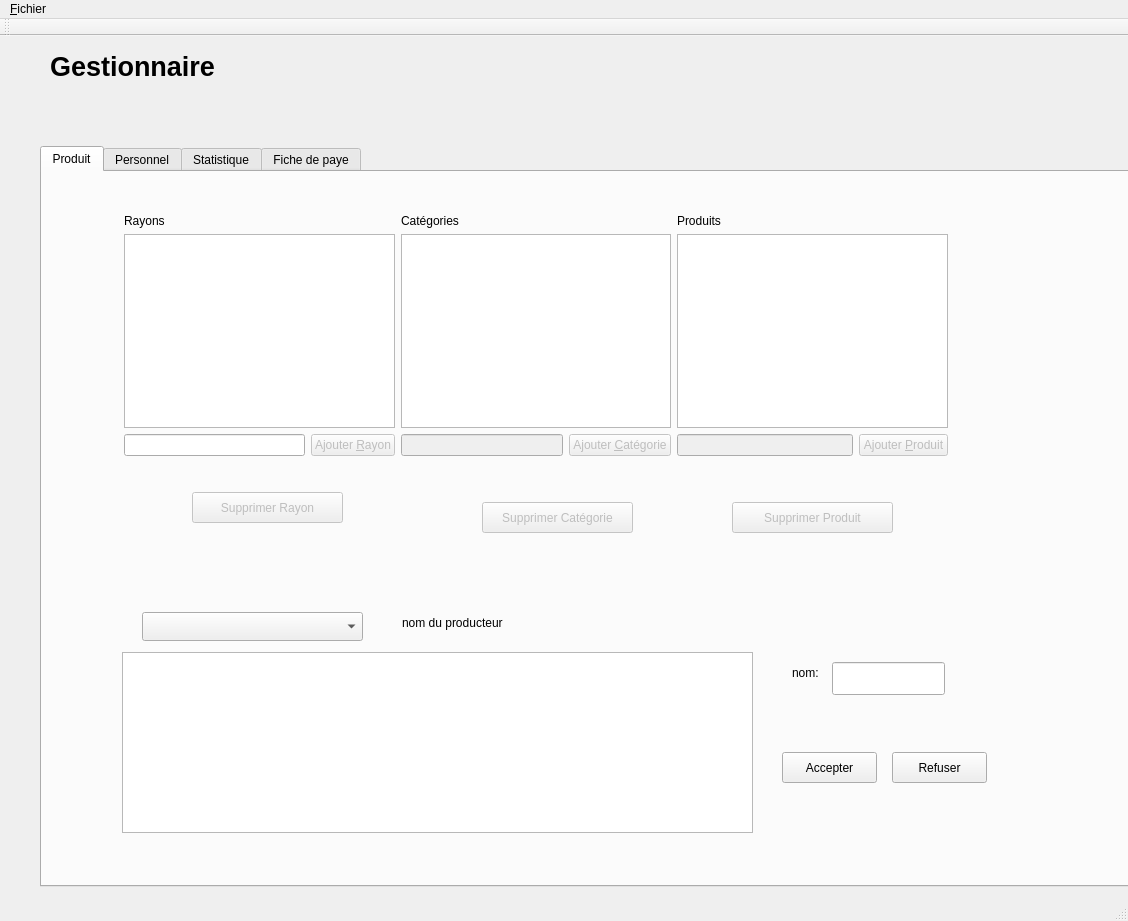
<?xml version="1.0" encoding="UTF-8"?>
<ui version="4.0">
 <class>MainWindow</class>
 <widget class="QMainWindow" name="MainWindow">
  <property name="geometry">
   <rect>
    <x>0</x>
    <y>0</y>
    <width>1128</width>
    <height>921</height>
   </rect>
  </property>
  <property name="windowTitle">
   <string>ApplicGestionnaire</string>
  </property>
  <widget class="QWidget" name="centralWidget">
   <widget class="QTabWidget" name="tabWidgetGestionnaire">
    <property name="geometry">
     <rect>
      <x>40</x>
      <y>110</y>
      <width>1581</width>
      <height>741</height>
     </rect>
    </property>
    <property name="currentIndex">
     <number>0</number>
    </property>
    <widget class="QWidget" name="tabProduit">
     <property name="cursor">
      <cursorShape>ArrowCursor</cursorShape>
     </property>
     <attribute name="title">
      <string>Produit</string>
     </attribute>
     <widget class="QPushButton" name="pushButtonDeleteRayon">
      <property name="enabled">
       <bool>false</bool>
      </property>
      <property name="geometry">
       <rect>
        <x>150</x>
        <y>320</y>
        <width>151</width>
        <height>31</height>
       </rect>
      </property>
      <property name="text">
       <string>Supprimer Rayon</string>
      </property>
     </widget>
     <widget class="QPushButton" name="pushButtonDeleteCat">
      <property name="enabled">
       <bool>false</bool>
      </property>
      <property name="geometry">
       <rect>
        <x>440</x>
        <y>330</y>
        <width>151</width>
        <height>31</height>
       </rect>
      </property>
      <property name="text">
       <string>Supprimer Catégorie</string>
      </property>
     </widget>
     <widget class="QPushButton" name="pushButtonDeleteProd">
      <property name="enabled">
       <bool>false</bool>
      </property>
      <property name="geometry">
       <rect>
        <x>690</x>
        <y>330</y>
        <width>161</width>
        <height>31</height>
       </rect>
      </property>
      <property name="text">
       <string>Supprimer Produit</string>
      </property>
     </widget>
     <widget class="QComboBox" name="comboBoxDemandeProd">
      <property name="geometry">
       <rect>
        <x>100</x>
        <y>440</y>
        <width>221</width>
        <height>29</height>
       </rect>
      </property>
     </widget>
     <widget class="QLineEdit" name="lineEdit">
      <property name="geometry">
       <rect>
        <x>790</x>
        <y>490</y>
        <width>113</width>
        <height>33</height>
       </rect>
      </property>
     </widget>
     <widget class="QPushButton" name="pushButton">
      <property name="geometry">
       <rect>
        <x>740</x>
        <y>580</y>
        <width>95</width>
        <height>31</height>
       </rect>
      </property>
      <property name="text">
       <string>Accepter</string>
      </property>
     </widget>
     <widget class="QPushButton" name="pushButton_2">
      <property name="geometry">
       <rect>
        <x>850</x>
        <y>580</y>
        <width>95</width>
        <height>31</height>
       </rect>
      </property>
      <property name="text">
       <string>Refuser</string>
      </property>
     </widget>
     <widget class="QLabel" name="label_17">
      <property name="geometry">
       <rect>
        <x>750</x>
        <y>490</y>
        <width>66</width>
        <height>21</height>
       </rect>
      </property>
      <property name="text">
       <string>nom:</string>
      </property>
     </widget>
     <widget class="QLabel" name="label_18">
      <property name="geometry">
       <rect>
        <x>360</x>
        <y>440</y>
        <width>151</width>
        <height>21</height>
       </rect>
      </property>
      <property name="text">
       <string>nom du producteur</string>
      </property>
     </widget>
     <widget class="QWidget" name="layoutWidget">
      <property name="geometry">
       <rect>
        <x>71</x>
        <y>31</y>
        <width>846</width>
        <height>264</height>
       </rect>
      </property>
      <layout class="QHBoxLayout" name="horizontalLayout_4">
       <item>
        <layout class="QVBoxLayout" name="verticalLayout">
         <item>
          <widget class="QLabel" name="label_5">
           <property name="text">
            <string>Rayons</string>
           </property>
          </widget>
         </item>
         <item>
          <widget class="QListWidget" name="listWidgetRayon"/>
         </item>
         <item>
          <layout class="QHBoxLayout" name="horizontalLayout">
           <item>
            <widget class="QLineEdit" name="lineEditRayon"/>
           </item>
           <item>
            <widget class="QPushButton" name="pushButtonAddRayon">
             <property name="enabled">
              <bool>false</bool>
             </property>
             <property name="text">
              <string>Ajouter &amp;Rayon</string>
             </property>
            </widget>
           </item>
          </layout>
         </item>
        </layout>
       </item>
       <item>
        <layout class="QVBoxLayout" name="verticalLayout_2">
         <item>
          <widget class="QLabel" name="label_10">
           <property name="text">
            <string>Catégories</string>
           </property>
          </widget>
         </item>
         <item>
          <widget class="QListWidget" name="listWidgetCategorie"/>
         </item>
         <item>
          <layout class="QHBoxLayout" name="horizontalLayout_2">
           <item>
            <widget class="QLineEdit" name="lineEditCategorie">
             <property name="enabled">
              <bool>false</bool>
             </property>
             <property name="text">
              <string/>
             </property>
            </widget>
           </item>
           <item>
            <widget class="QPushButton" name="pushButtonAddCategorie">
             <property name="enabled">
              <bool>false</bool>
             </property>
             <property name="text">
              <string>Ajouter &amp;Catégorie</string>
             </property>
            </widget>
           </item>
          </layout>
         </item>
        </layout>
       </item>
       <item>
        <layout class="QVBoxLayout" name="verticalLayout_3">
         <item>
          <widget class="QLabel" name="label_13">
           <property name="text">
            <string>Produits</string>
           </property>
          </widget>
         </item>
         <item>
          <widget class="QListWidget" name="listWidgetProduit"/>
         </item>
         <item>
          <layout class="QHBoxLayout" name="horizontalLayout_3">
           <item>
            <widget class="QLineEdit" name="lineEditProduit">
             <property name="enabled">
              <bool>false</bool>
             </property>
            </widget>
           </item>
           <item>
            <widget class="QPushButton" name="pushButtonAddProduit">
             <property name="enabled">
              <bool>false</bool>
             </property>
             <property name="text">
              <string>Ajouter &amp;Produit</string>
             </property>
            </widget>
           </item>
          </layout>
         </item>
        </layout>
       </item>
      </layout>
     </widget>
     <widget class="QPlainTextEdit" name="plainTextEditDemandeProd">
      <property name="geometry">
       <rect>
        <x>80</x>
        <y>480</y>
        <width>631</width>
        <height>181</height>
       </rect>
      </property>
     </widget>
     <zorder>layoutWidget</zorder>
     <zorder>pushButtonDeleteRayon</zorder>
     <zorder>pushButtonDeleteCat</zorder>
     <zorder>pushButtonDeleteProd</zorder>
     <zorder>comboBoxDemandeProd</zorder>
     <zorder>lineEdit</zorder>
     <zorder>pushButton</zorder>
     <zorder>pushButton_2</zorder>
     <zorder>label_17</zorder>
     <zorder>label_18</zorder>
     <zorder>plainTextEditDemandeProd</zorder>
    </widget>
    <widget class="QWidget" name="tabPersonnel">
     <attribute name="title">
      <string>Personnel</string>
     </attribute>
     <widget class="QLabel" name="label">
      <property name="geometry">
       <rect>
        <x>50</x>
        <y>20</y>
        <width>81</width>
        <height>26</height>
       </rect>
      </property>
      <property name="font">
       <font>
        <pointsize>14</pointsize>
       </font>
      </property>
      <property name="text">
       <string>Employés</string>
      </property>
     </widget>
     <widget class="QLabel" name="label_3">
      <property name="geometry">
       <rect>
        <x>640</x>
        <y>120</y>
        <width>81</width>
        <height>21</height>
       </rect>
      </property>
      <property name="text">
       <string>Prénom:</string>
      </property>
     </widget>
     <widget class="QLabel" name="label_4">
      <property name="geometry">
       <rect>
        <x>640</x>
        <y>150</y>
        <width>91</width>
        <height>21</height>
       </rect>
      </property>
      <property name="text">
       <string>Nom:</string>
      </property>
     </widget>
     <widget class="QLabel" name="label_6">
      <property name="geometry">
       <rect>
        <x>640</x>
        <y>250</y>
        <width>91</width>
        <height>21</height>
       </rect>
      </property>
      <property name="text">
       <string>Code Postal:</string>
      </property>
     </widget>
     <widget class="QLabel" name="label_7">
      <property name="geometry">
       <rect>
        <x>650</x>
        <y>190</y>
        <width>67</width>
        <height>21</height>
       </rect>
      </property>
      <property name="text">
       <string>Pays:</string>
      </property>
     </widget>
     <widget class="QLabel" name="label_8">
      <property name="geometry">
       <rect>
        <x>640</x>
        <y>280</y>
        <width>67</width>
        <height>21</height>
       </rect>
      </property>
      <property name="text">
       <string>Ville</string>
      </property>
     </widget>
     <widget class="QLabel" name="label_9">
      <property name="geometry">
       <rect>
        <x>640</x>
        <y>320</y>
        <width>81</width>
        <height>21</height>
       </rect>
      </property>
      <property name="text">
       <string>Adresse 1:</string>
      </property>
     </widget>
     <widget class="QLabel" name="label_11">
      <property name="geometry">
       <rect>
        <x>640</x>
        <y>400</y>
        <width>67</width>
        <height>21</height>
       </rect>
      </property>
      <property name="text">
       <string>Email @ :</string>
      </property>
     </widget>
     <widget class="QLabel" name="label_12">
      <property name="geometry">
       <rect>
        <x>700</x>
        <y>500</y>
        <width>67</width>
        <height>21</height>
       </rect>
      </property>
      <property name="text">
       <string>Type :</string>
      </property>
     </widget>
     <widget class="QLineEdit" name="lineEditPrenom">
      <property name="geometry">
       <rect>
        <x>730</x>
        <y>110</y>
        <width>113</width>
        <height>31</height>
       </rect>
      </property>
     </widget>
     <widget class="QLineEdit" name="lineEditNom">
      <property name="geometry">
       <rect>
        <x>730</x>
        <y>150</y>
        <width>113</width>
        <height>31</height>
       </rect>
      </property>
     </widget>
     <widget class="QComboBox" name="comboBoxPays">
      <property name="geometry">
       <rect>
        <x>740</x>
        <y>190</y>
        <width>85</width>
        <height>31</height>
       </rect>
      </property>
     </widget>
     <widget class="QLineEdit" name="lineEditEmail">
      <property name="geometry">
       <rect>
        <x>730</x>
        <y>390</y>
        <width>113</width>
        <height>31</height>
       </rect>
      </property>
     </widget>
     <widget class="QRadioButton" name="radioButtonGestionnaire">
      <property name="geometry">
       <rect>
        <x>770</x>
        <y>480</y>
        <width>108</width>
        <height>26</height>
       </rect>
      </property>
      <property name="text">
       <string>Gestionaire</string>
      </property>
     </widget>
     <widget class="QRadioButton" name="radioButtonControlleur">
      <property name="geometry">
       <rect>
        <x>770</x>
        <y>510</y>
        <width>108</width>
        <height>26</height>
       </rect>
      </property>
      <property name="text">
       <string>Controlleur</string>
      </property>
     </widget>
     <widget class="QLabel" name="label_14">
      <property name="geometry">
       <rect>
        <x>620</x>
        <y>70</y>
        <width>91</width>
        <height>21</height>
       </rect>
      </property>
      <property name="text">
       <string>Pseudonyme :</string>
      </property>
     </widget>
     <widget class="QLineEdit" name="lineEditLogin">
      <property name="geometry">
       <rect>
        <x>730</x>
        <y>70</y>
        <width>113</width>
        <height>31</height>
       </rect>
      </property>
      <property name="text">
       <string/>
      </property>
     </widget>
     <widget class="QTableWidget" name="tableWidgetEmploye">
      <property name="geometry">
       <rect>
        <x>52</x>
        <y>62</y>
        <width>531</width>
        <height>561</height>
       </rect>
      </property>
      <property name="selectionMode">
       <enum>QAbstractItemView::SingleSelection</enum>
      </property>
      <property name="selectionBehavior">
       <enum>QAbstractItemView::SelectRows</enum>
      </property>
      <column>
       <property name="text">
        <string>Nom</string>
       </property>
      </column>
      <column>
       <property name="text">
        <string>Prenom</string>
       </property>
      </column>
      <column>
       <property name="text">
        <string>Email</string>
       </property>
      </column>
      <column>
       <property name="text">
        <string>login</string>
       </property>
      </column>
      <column>
       <property name="text">
        <string>Date embauche</string>
       </property>
      </column>
     </widget>
     <widget class="QPushButton" name="pushButtonAddEmploye">
      <property name="enabled">
       <bool>false</bool>
      </property>
      <property name="geometry">
       <rect>
        <x>810</x>
        <y>590</y>
        <width>85</width>
        <height>31</height>
       </rect>
      </property>
      <property name="text">
       <string>&amp;Ajouter</string>
      </property>
     </widget>
     <widget class="QPushButton" name="pushButtonModifierEmploye">
      <property name="enabled">
       <bool>false</bool>
      </property>
      <property name="geometry">
       <rect>
        <x>670</x>
        <y>590</y>
        <width>85</width>
        <height>31</height>
       </rect>
      </property>
      <property name="text">
       <string>&amp;Modifier</string>
      </property>
     </widget>
     <widget class="QPushButton" name="pushButtonSuppEmploye">
      <property name="enabled">
       <bool>false</bool>
      </property>
      <property name="geometry">
       <rect>
        <x>490</x>
        <y>640</y>
        <width>85</width>
        <height>31</height>
       </rect>
      </property>
      <property name="text">
       <string>&amp;Supprimer</string>
      </property>
     </widget>
     <widget class="QLineEdit" name="lineEditPostalCode">
      <property name="geometry">
       <rect>
        <x>740</x>
        <y>240</y>
        <width>113</width>
        <height>31</height>
       </rect>
      </property>
     </widget>
     <widget class="QLineEdit" name="lineEditTown">
      <property name="geometry">
       <rect>
        <x>720</x>
        <y>280</y>
        <width>113</width>
        <height>31</height>
       </rect>
      </property>
     </widget>
     <widget class="QLineEdit" name="lineEditAdress">
      <property name="geometry">
       <rect>
        <x>730</x>
        <y>320</y>
        <width>113</width>
        <height>31</height>
       </rect>
      </property>
     </widget>
     <widget class="QLabel" name="label_16">
      <property name="geometry">
       <rect>
        <x>620</x>
        <y>540</y>
        <width>191</width>
        <height>21</height>
       </rect>
      </property>
      <property name="text">
       <string>Numéro de sécurité social:</string>
      </property>
     </widget>
     <widget class="QLineEdit" name="lineEditSSNb">
      <property name="geometry">
       <rect>
        <x>800</x>
        <y>540</y>
        <width>171</width>
        <height>31</height>
       </rect>
      </property>
      <property name="inputMask">
       <string>999999999999999</string>
      </property>
     </widget>
     <widget class="QPushButton" name="pushButtonClearPers">
      <property name="geometry">
       <rect>
        <x>750</x>
        <y>650</y>
        <width>97</width>
        <height>31</height>
       </rect>
      </property>
      <property name="text">
       <string>&amp;Clear</string>
      </property>
     </widget>
    </widget>
    <widget class="QWidget" name="tab">
     <attribute name="title">
      <string>Statistique</string>
     </attribute>
    </widget>
    <widget class="QWidget" name="tabPaye">
     <property name="accessibleName">
      <string/>
     </property>
     <attribute name="title">
      <string>Fiche de paye</string>
     </attribute>
     <widget class="QLabel" name="label_2">
      <property name="geometry">
       <rect>
        <x>50</x>
        <y>10</y>
        <width>67</width>
        <height>21</height>
       </rect>
      </property>
      <property name="text">
       <string>TextLabel</string>
      </property>
     </widget>
     <widget class="QListWidget" name="listWidget">
      <property name="geometry">
       <rect>
        <x>30</x>
        <y>60</y>
        <width>641</width>
        <height>311</height>
       </rect>
      </property>
     </widget>
     <widget class="QPushButton" name="pushButton_4">
      <property name="geometry">
       <rect>
        <x>570</x>
        <y>390</y>
        <width>95</width>
        <height>31</height>
       </rect>
      </property>
      <property name="text">
       <string>&amp;Payer</string>
      </property>
     </widget>
    </widget>
   </widget>
   <widget class="QLabel" name="labelGestionnaire">
    <property name="geometry">
     <rect>
      <x>50</x>
      <y>20</y>
      <width>171</width>
      <height>21</height>
     </rect>
    </property>
    <property name="font">
     <font>
      <pointsize>20</pointsize>
      <weight>75</weight>
      <bold>true</bold>
     </font>
    </property>
    <property name="text">
     <string>Gestionnaire</string>
    </property>
   </widget>
  </widget>
  <widget class="QMenuBar" name="menuBar">
   <property name="geometry">
    <rect>
     <x>0</x>
     <y>0</y>
     <width>1128</width>
     <height>27</height>
    </rect>
   </property>
   <widget class="QMenu" name="menu_Fichier">
    <property name="title">
     <string>&amp;Fichier</string>
    </property>
    <addaction name="action_Quitter"/>
   </widget>
   <addaction name="menu_Fichier"/>
  </widget>
  <widget class="QToolBar" name="mainToolBar">
   <attribute name="toolBarArea">
    <enum>TopToolBarArea</enum>
   </attribute>
   <attribute name="toolBarBreak">
    <bool>false</bool>
   </attribute>
  </widget>
  <widget class="QStatusBar" name="statusBar"/>
  <action name="action_Quitter">
   <property name="text">
    <string>&amp;Quitter</string>
   </property>
  </action>
 </widget>
 <layoutdefault spacing="6" margin="11"/>
 <tabstops>
  <tabstop>tabWidgetGestionnaire</tabstop>
  <tabstop>lineEditLogin</tabstop>
  <tabstop>lineEditPrenom</tabstop>
  <tabstop>lineEditNom</tabstop>
  <tabstop>comboBoxPays</tabstop>
  <tabstop>lineEditPostalCode</tabstop>
  <tabstop>lineEditTown</tabstop>
  <tabstop>lineEditAdress</tabstop>
  <tabstop>lineEditEmail</tabstop>
  <tabstop>radioButtonGestionnaire</tabstop>
  <tabstop>radioButtonControlleur</tabstop>
  <tabstop>lineEditSSNb</tabstop>
  <tabstop>pushButtonAddEmploye</tabstop>
  <tabstop>pushButtonModifierEmploye</tabstop>
  <tabstop>tableWidgetEmploye</tabstop>
  <tabstop>pushButtonSuppEmploye</tabstop>
  <tabstop>listWidget</tabstop>
  <tabstop>pushButton_4</tabstop>
 </tabstops>
 <resources/>
 <connections/>
</ui>
